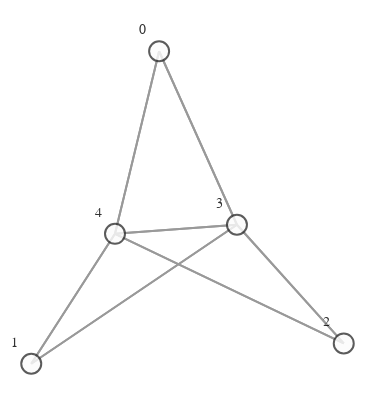

Notebook cell for this chart:
### Code cell
from visualize.visualize import GraphVisualization

def create_graph(graph):
    g = to_networkx(graph)
    pos = nx.spring_layout(g)
    vis = GraphVisualization(
        g, pos, node_text_position='top left', node_size=20,
    )
    fig = vis.create_figure()
    return fig


fig = create_graph(pyg_dataset[0])
fig.show()

### Figure 1 — Plotly figure (JSON) as saved in the notebook; plotly's stock layout.template omitted (floating-point values rounded to 4 significant figures)
{"data": [{"hoverinfo": "none", "line": {"color": "#808080", "width": 2}, "mode": "lines", "opacity": 0.8, "type": "scatter", "x": [-0.07798, 0.2574, null, -0.07798, -0.2681, null, -0.6289, 0.2574, null, -0.6289, -0.2681, null, 0.7176, -0.2681, null, 0.7176, 0.2574, null, 0.2574, -0.07798, null, 0.2574, -0.6289, null, 0.2574, 0.7176, null, 0.2574, -0.2681, null, -0.2681, -0.07798, null, -0.2681, -0.6289, null, -0.2681, 0.7176, null, -0.2681, 0.2574, null], "y": [1, 0.09698, null, 1, 0.05003, null, -0.6264, 0.09698, null, -0.6264, 0.05003, null, -0.5206, 0.05003, null, -0.5206, 0.09698, null, 0.09698, 1, null, 0.09698, -0.6264, null, 0.09698, -0.5206, null, 0.09698, 0.05003, null, 0.05003, 1, null, 0.05003, -0.6264, null, 0.05003, -0.5206, null, 0.05003, 0.09698, null]}, {"hoverinfo": "text", "marker": {"color": "#fcfcfc", "colorbar": {"thickness": 15, "title": {"side": "right", "text": ""}, "xanchor": "left"}, "colorscale": [[0, "rgb(255,255,217)"], [0.125, "rgb(237,248,177)"], [0.25, "rgb(199,233,180)"], [0.375, "rgb(127,205,187)"], [0.5, "rgb(65,182,196)"], [0.625, "rgb(29,145,192)"], [0.75, "rgb(34,94,168)"], [0.875, "rgb(37,52,148)"], [1, "rgb(8,29,88)"]], "line": {"color": "#333333", "width": 2}, "reversescale": false, "showscale": false, "size": 20}, "mode": "markers+text", "opacity": 0.8, "text": ["0", "1", "2", "3", "4"], "textfont": {"color": "#000000", "family": "Arial", "size": 14}, "textposition": "top left", "type": "scatter", "x": [-0.07798, -0.6289, 0.7176, 0.2574, -0.2681], "y": [1, -0.6264, -0.5206, 0.09698, 0.05003]}], "layout": {"autosize": false, "height": 400, "hovermode": "closest", "margin": {"b": 5, "l": 0, "r": 0, "t": 20}, "paper_bgcolor": "rgba(255,255,255,255)", "plot_bgcolor": "rgba(0,0,0,0)", "scene": {"xaxis": {"autorange": true, "showgrid": false, "showline": false, "showticklabels": false, "ticks": "", "visible": false, "zeroline": false}, "yaxis": {"autorange": true, "showgrid": false, "showline": false, "showticklabels": false, "ticks": "", "visible": false, "zeroline": false}, "zaxis": {"autorange": true, "showgrid": false, "showline": false, "showticklabels": false, "ticks": "", "visible": false, "zeroline": false}}, "showlegend": false, "title": {"font": {"size": 16}, "text": ""}, "width": 375, "xaxis": {"autorange": true, "showgrid": false, "showline": false, "showticklabels": false, "ticks": "", "visible": false, "zeroline": false}, "yaxis": {"autorange": true, "showgrid": false, "showline": false, "showticklabels": false, "ticks": "", "visible": false, "zeroline": false}}}
